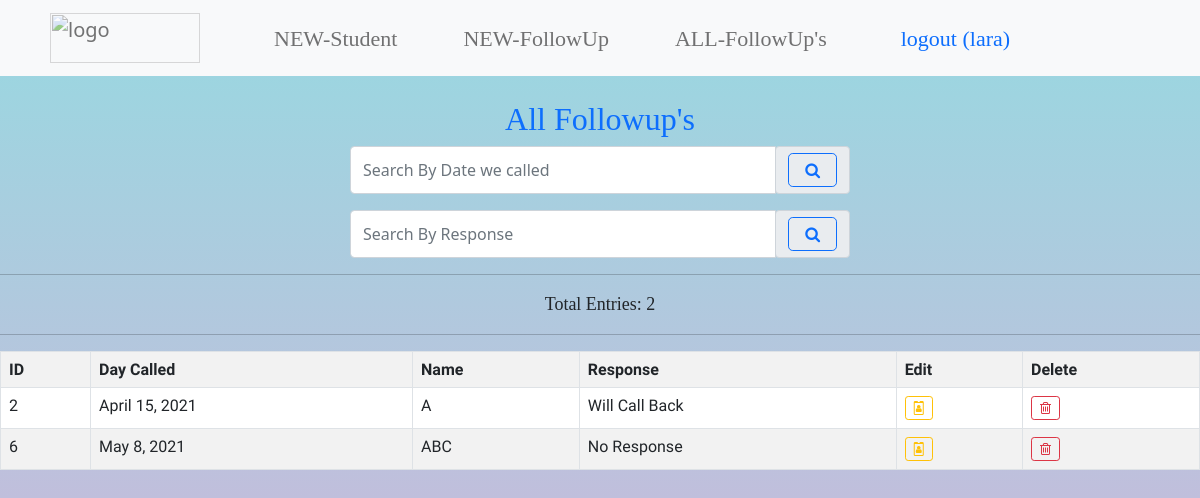
Screenshot of /followup_all/ (signed in) with the database file from the repository.
### app/models.py (models this page shows, shortened)
class FollowUp(models.Model):
    day_called = models.DateField()
    Enquiry_name = models.OneToOneField(LaraEnquiry, on_delete=models.CASCADE, null=False, blank=False)
    response = models.TextField()

class LaraEnquiry(models.Model):
    STATE = (
        ('Andhra Pradesh', 'Andhra Pradesh'),
        ('Arunachal Pradesh', 'Arunachal Pradesh'),
        ('Assam', 'Assam'),
        ('Bihar', 'Bihar'),
        ('Chhattisgarh', 'Chhattisgarh'),
        ('Goa', 'Goa'),
        ('Gujarat', 'Gujarat'),
        ('Haryana', 'Haryana'),
        ('Himachal Pradesh', 'Himachal Pradesh'),
        ('Jharkhand', 'Jharkhand'),
        ('Karnataka', 'Karnataka'),
        ('Kerala', 'Kerala'),
        ('Madhya Pradesh', 'Madhya Pradesh'),
        ('Maharashtra', 'Maharashtra'),
        ('Manipur', 'Manipur'),
        ('Meghalaya', 'Meghalaya'),
        ('Mizoram', 'Mizoram'),
        ('Nagaland', 'Nagaland'),
        ('Odisha', 'Odisha'),
        ('Punjab', 'Punjab'),
        ('Rajasthan', 'Rajasthan'),
        ('Sikkim', 'Sikkim'),
        ('Tamil Nadu', 'Tamil Nadu'),
        ('Telangana', 'Telangana'),
        ('Tripura', 'Tripura'),
        ('Uttar Pradesh', 'Uttar Pradesh'),
        ('Uttarakhand', 'Uttarakhand'),
        ('West Bengal', 'West Bengal'),
        ('Andaman and Nicobar Islands', 'Andaman and Nicobar Islands'),
        ('Chandigarh', 'Chandigarh'),
        ('Dadra and Nagar Haveli and Daman and Diu', 'Dadra and Nagar Haveli and Daman and Diu'),
        ('Delhi', 'Delhi'),
        ('Jammu and Kashmir', 'Jammu and Kashmir'),
        ('Ladakh', 'Ladakh'),
        ('Lakshadweep', 'Lakshadweep'),
        ('Puducherry', 'Puducherry'),
    )
    CHOICE_GENDER = [('M', 'Male'), ('F', 'Female'), ('O', 'Others')]
    name = models.CharField(max_length=100, validators=[validate_name])
    mobile = models.CharField(max_length=10, validators=[validate_mobile])
    email = models.EmailField()
    pass_out_Year = models.CharField(max_length=4, validators=[validate_pass_out_Year])
    latest_education = models.CharField(max_length=100, validators=[validate_latest_education])
    branch = models.CharField(max_length=100, validators=[validate_branch])
    percentages = models.CharField(max_length=5, validators=[validate_percentages])
    university_or_college = models.CharField(max_length=100, validators=[validate_university_or_college])
    state = models.CharField(max_length=100, choices=STATE)
    source = models.CharField(max_length=100, null=True, default=True)
    date = models.DateField(auto_now_add=True, null=True)
    Gender = models.CharField(max_length=50, choices=CHOICE_GENDER, default='M', null=True)
    appointment_date = models.DateField()
    def __str__(self):
        return self.name

### app/views.py (the view)
# urls.py: path('followup_all/', views.follow_up_all, name='followupall'),
@login_required(login_url='login')
def follow_up_all(request):
    data = FollowUp.objects.all()
    count = FollowUp.objects.count()
    date = request.GET.get('q')
    response = request.GET.get('q2')
    if is_valid_query_follow1(date):
        search_fields = data.filter(
                Q(day_called=date)
            )
        return render(request, 'app/follow_up_all.html', {'all_data': search_fields, 'total_count': count})
    if is_valid_query_follow1(response):
        search_fields = data.filter(
            Q(response__icontains=response)
        )
        return render(request, 'app/follow_up_all.html', {'all_data': search_fields, 'total_count': count})
    return render(request, 'app/follow_up_all.html', {'all_data': data, 'total_count': count})

### app/views.py (called while the page is built)
def is_valid_query_follow1(date):
    return date != '' and date is not None

### templates/app/follow_up_all.html (shortened to what this page needs)
{% load static %}
<html lang="en">
<head>
    <link href="https://cdn.jsdelivr.net/npm/bootstrap@5.0.0-beta2/dist/css/bootstrap.min.css" rel="stylesheet">
    <link rel="stylesheet" href="https://cdnjs.cloudflare.com/ajax/libs/font-awesome/4.7.0/css/font-awesome.min.css">
    <link rel="stylesheet" href="{% static 'css/index.css' %}">
</head>
<body>
{% include 'app/navbar.html' %}
<center>
    <div class="search_count">
        <h2>
            <a href="{% url 'followupall' %}" style="text-decoration: none;">All Followup's</a>
        </h2>
    </div>
    <form method="get">
        <div class="form-col">
            <div class="form-group col-5">
                <div class="input-group">
                    <input type="text" class="form-control py-2" name="q" placeholder="Search By Date we called"
                           onfocus="(this.type='date')" required>
                    <span class="input-group-append">
                        <div class="input-group-text">
                            <button type="submit" class="btn btn-outline-primary btn-lg fa fa-search"></button>
                        </div>
                    </span>
                </div>
            </div>
        </div>
    </form>
    <form method="get">
        <div class="form-col">
            <div class="form-group col-5">
                <div class="input-group">
                    <input type="text" class="form-control py-2" name="q2" placeholder="Search By Response"
                           required>
                    <span class="input-group-append">
                        <div class="input-group-text">
                            <button type="submit" class="btn btn-outline-primary btn-lg fa fa-search"></button>
                        </div>
                    </span>
                </div>
            </div>
        </div>
    </form>
    <hr>
    <div class="search_count">
    Total Entries: {{ total_count }}
    </div>
        <hr>
        <table  class="table table-striped table-hover table-bordered">
            <tr>
                <th>ID</th>
                <th>Day Called</th>
                <th>Name</th>
                <th>Response</th>
                <th>Edit</th>
                <th>Delete</th>
            </tr>
            {% for data in all_data %}
                <tr>
                    <td>{{ data.id }}</td>
                    <td>{{ data.day_called }}</td>
                    <td>{{ data.Enquiry_name }}</td>
                    <td>{{ data.response }}</td>
                    <td>
                        <a href="{% url 'followupdetail' data.id %}" class="btn btn-outline-warning btn-sm">
                        <i class="fa fa-id-badge"></i></a>
                    </td>
                    <td>
                        <a href="{% url 'followupall' %}" onclick="return popitup('/followup_delete/{{ data.id }}')"
                        class="btn btn-outline-danger btn-sm"><i class="fa fa-trash-o"></i></a>
                    </td>
                </tr>
            {% empty %}
                <tr>
                    <td colspan="6" class="text-center bg-warning">No Data Found</td>
                </tr>
            {% endfor %}
        </table>
    </center>
</body>
</html>

### templates/app/navbar.html (shortened to what this page needs)
{% block nav %}
{% load static %}
<link rel="stylesheet" href="{% static 'css/navbar.css' %}">
<nav class="navbar navbar-expand-lg navbar-light bg-light">
  <a class="navbar-brand" href="{% url 'index' %}"><img src="{% static 'images/laralogo.png' %}" class="image"
                                                        alt="logo" width="150" height="50" style="margin-left: 50px;"></a>
  <div class="collapse navbar-collapse" id="navbarNavAltMarkup">
    <div class="navbar-nav">
      <a class="nav-item nav-link" href="{% url 'form' %}" style="font-family: Ink Free; font-size: 22px; margin-left: 50px;">
        NEW-Student</a>
    </div>
    <div class="navbar-nav">
      <a class="nav-item nav-link" href="{% url 'followup' %}" style="font-family: Ink Free; font-size: 22px; margin-left: 50px;">
        NEW-FollowUp</a>
    </div>
    <div class="navbar-nav">
      <a class="nav-item nav-link" href="{% url 'followupall' %}" style="font-family: Ink Free; font-size: 22px; margin-left: 50px;">
        ALL-FollowUp's</a>
    </div>
    <span>
      <a class="nav-item nav-link" href="{% url 'logout' %}" style="font-family: Ink Free; font-size: 22px; margin-left: 50px;">
        logout ({{ request.user }})</a>
    </span>
  </div>
</nav>
<br>
{% endblock nav %}

### static/css/index.css (style rules this page uses)
body { height: auto; width: auto; background-color: #D9AFD9; background-image: linear-gradient(0deg, #D9AFD9 0%, #97D9E1 100%); }
table { background-color: #fff; font-family: 'Source Sans Pro', sans-serif; }
.search_count { font-size: 18px; font-family: Ink Free; }

### static/css/navbar.css (style rules this page uses)
.image { opacity: 60%; }

### rows the page displays
FollowUp: id "2", day_called "April 15, 2021", Enquiry_name "A", response "Will Call Back"
FollowUp: id "6", day_called "May 8, 2021", Enquiry_name "ABC", response "No Response"

### other values shown
{{ request.user }} "lara"
{{ total_count }} "2"
